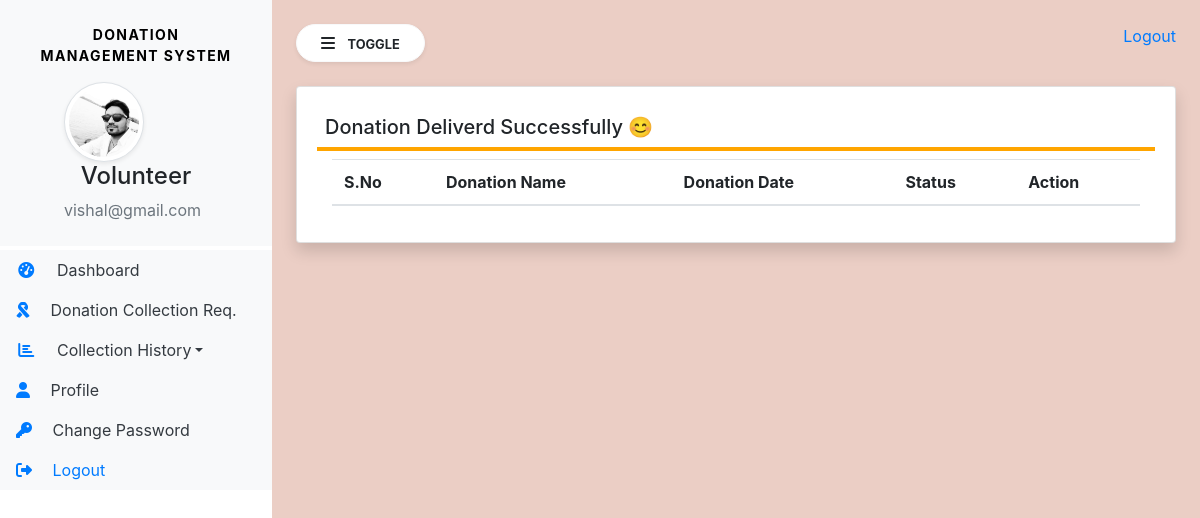
The app's page /donation_delivered_volunteer/ (signed in), older data.
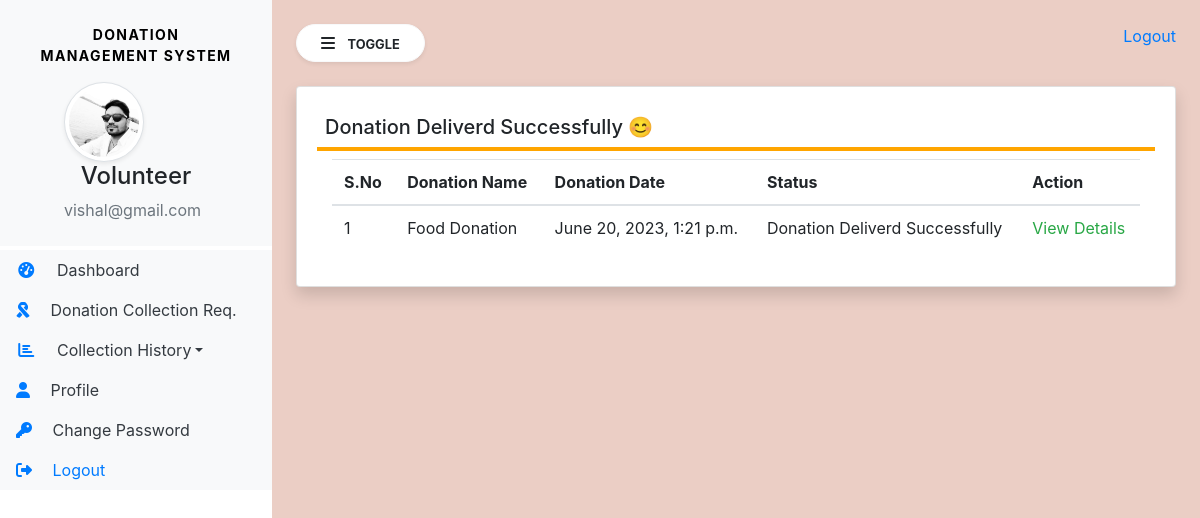
The same page, newer data.
### Donation/models.py (models this page shows, shortened)
class Donation(models.Model):
    donor = models.ForeignKey(Donor, on_delete=models.SET_NULL, null=True)
    donationName = models.CharField(max_length=100, null=True)
    donationpic = models.FileField(null=True)
    colloctionloc = models.CharField(max_length=50, null=True)
    description = models.CharField(max_length=300, null=True)
    status = models.CharField(max_length=50)
    donationdate = models.DateTimeField(auto_now_add=True)
    adminRemarks = models.CharField(max_length=300, null=True)
    volunteer = models.ForeignKey(Volunteer, on_delete=models.SET_NULL, null=True)
    donationArea = models.ForeignKey(DonationArea, on_delete=models.CASCADE, null=True)
    volunteerRemarks = models.CharField(max_length=300, null=True)
    updationDate = models.DateTimeField(null=True)

### Donation/views.py (the view)
# urls.py: path('donation_delivered_volunteer/',views.donation_delivered_volunteer, name='donation_delivered_volunteer'),
def donation_delivered_volunteer(request):
    if not request.user.is_authenticated:
        return redirect('Volunteer_login')
    user = request.user
    volunteer = Volunteer.objects.get(user=user)
    donation = Donation.objects.filter(volunteer=volunteer, status="Donation Deliverd Successfully")
    return render(request, 'volunteer/donation_delivered_volunteer.html', locals())

### Donation/templates/volunteer/donation_delivered_volunteer.html (shortened to what this page needs)
{% extends 'volunteer/volunteer_sidebar.html' %}
{% block main %}
<div class="card shadow">
    <div class="card-body">
        <h5 class="p-2" style="border-bottom: 4px solid orange;">Donation Deliverd Successfully &#128522</h5>
        <div class="container-fluid">
            <table class="table table-hover" id="example">
                <thead>
                    <tr>
                            <th>S.No</th>
                            <th>Donation  Name</th>
                            <th>Donation Date</th>
                            <th>Status</th>
                            <th>Action</th>
                    </tr>
                </thead>
                <tbody>
                    {% for i in donation %}
                    <tr>
                        <td>{{ forloop.counter }}</td>
                        <td>{{ i.donationName }}</td>
                        <td>{{ i.donationdate }}</td>
                        <td>{{ i.status }}</td>
                        <td><a href="{% url 'donation_rec_details' i.id %}" class="text-success">View Details</a>
                    </tr>
                    {% endfor %}
                </tbody>
            </table>
        </div>
    </div>
</div>
{% endblock %}

Row changes from the older to the newer data that the page shows:
now on this page (row edited): Donation: donationName "Food Donation", donationdate "June 20, 2023, 1:21 p.m.", status "Donation Deliverd Successfully"
